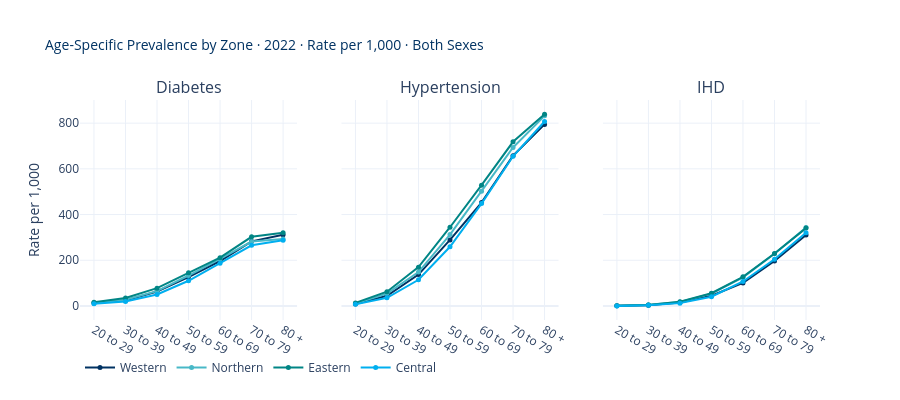

The notebook cell this image was saved under:
### Markdown cell above
<div style="border-left: 4px solid #008585; padding: 10px 15px; margin: 10px 0; background-color: rgba(0,88,164,0.05); border-radius: 4px;">

**EDA 2 — Prevalence by Region × Age Cohort (both sexes)**

We break down by age band within each zone using the **standard 7-band diseases** (Diabetes, Hypertension, IHD). This reveals the age gradient — how steeply prevalence climbs after 50.

Asthma, COPD, and AMI have different band structures and get their own analysis below.

</div>

### Code cell
# ══════════════════════════════════════════════════════════════════════════════
# EDA 2: PREVALENCE BY REGION × AGE COHORT — standard bands, both sexes
# ══════════════════════════════════════════════════════════════════════════════

STANDARD_DISEASES = ['Diabetes', 'Hypertension', 'IHD']
STANDARD_BANDS = ['20 to 29','30 to 39','40 to 49','50 to 59','60 to 69','70 to 79','80 +']

df_std = df_latest[
    (df_latest['disease'].isin(STANDARD_DISEASES)) &
    (df_latest['age_group'].isin(STANDARD_BANDS))
]

agg_age = (df_std.groupby(['zone_name','disease','age_group'])[['prevalence','population']]
           .sum().reset_index())
agg_age['rate_per_1000'] = (agg_age['prevalence'] / agg_age['population'] * 1000).round(1)

fig = make_subplots(rows=1, cols=3, subplot_titles=STANDARD_DISEASES,
                    shared_yaxes=True, horizontal_spacing=0.06)

for i, disease in enumerate(STANDARD_DISEASES):
    dd = agg_age[agg_age['disease'] == disease]
    for zone in ZONES:
        zd = dd[dd['zone_name']==zone].sort_values('age_group')
        fig.add_trace(go.Scatter(
            x=zd['age_group'], y=zd['rate_per_1000'],
            mode='lines+markers', name=zone,
            line=dict(color=ZONE_COLORS[zone], width=2), marker=dict(size=5),
            showlegend=(i==0),
            hovertemplate=f'{zone}<br>%{{x}}: %{{y:.1f}} per 1,000<extra></extra>',
        ), row=1, col=i+1)

fig.update_layout(
    title=dict(text=f'Age-Specific Prevalence by Zone · {YEAR} · Rate per 1,000 · Both Sexes',
               font=dict(size=14, color=NS['deep_blue'])),
    template='plotly_white', height=400, legend=dict(orientation='h', y=-0.15),
)
fig.update_yaxes(title_text='Rate per 1,000', col=1)
fig.show()

### Figure 1 — Plotly figure (JSON) as saved in the notebook; plotly's stock layout.template omitted (floating-point values rounded to 4 significant figures)
{"data": [{"hovertemplate": "Western<br>%{x}: %{y:.1f} per 1,000<extra></extra>", "line": {"color": "#003262", "width": 2}, "marker": {"size": 5}, "mode": "lines+markers", "name": "Western", "showlegend": true, "type": "scatter", "x": ["20 to 29", "30 to 39", "40 to 49", "50 to 59", "60 to 69", "70 to 79", "80 +"], "xaxis": "x", "y": [12.8, 23.8, 63.4, 126.8, 196.7, 282.8, 311.4], "yaxis": "y"}, {"hovertemplate": "Northern<br>%{x}: %{y:.1f} per 1,000<extra></extra>", "line": {"color": "#48B8C7", "width": 2}, "marker": {"size": 5}, "mode": "lines+markers", "name": "Northern", "showlegend": true, "type": "scatter", "x": ["20 to 29", "30 to 39", "40 to 49", "50 to 59", "60 to 69", "70 to 79", "80 +"], "xaxis": "x", "y": [12.8, 26.9, 65.0, 133.2, 206.1, 281.9, 292.8], "yaxis": "y"}, {"hovertemplate": "Eastern<br>%{x}: %{y:.1f} per 1,000<extra></extra>", "line": {"color": "#008585", "width": 2}, "marker": {"size": 5}, "mode": "lines+markers", "name": "Eastern", "showlegend": true, "type": "scatter", "x": ["20 to 29", "30 to 39", "40 to 49", "50 to 59", "60 to 69", "70 to 79", "80 +"], "xaxis": "x", "y": [16.1, 35.1, 77.8, 145.2, 211.5, 302.6, 320.4], "yaxis": "y"}, {"hovertemplate": "Central<br>%{x}: %{y:.1f} per 1,000<extra></extra>", "line": {"color": "#00AFEF", "width": 2}, "marker": {"size": 5}, "mode": "lines+markers", "name": "Central", "showlegend": true, "type": "scatter", "x": ["20 to 29", "30 to 39", "40 to 49", "50 to 59", "60 to 69", "70 to 79", "80 +"], "xaxis": "x", "y": [9.4, 19.7, 50.3, 110.2, 187.0, 265.4, 287.6], "yaxis": "y"}, {"hovertemplate": "Western<br>%{x}: %{y:.1f} per 1,000<extra></extra>", "line": {"color": "#003262", "width": 2}, "marker": {"size": 5}, "mode": "lines+markers", "name": "Western", "showlegend": false, "type": "scatter", "x": ["20 to 29", "30 to 39", "40 to 49", "50 to 59", "60 to 69", "70 to 79", "80 +"], "xaxis": "x2", "y": [8.9, 44.5, 137.4, 289.1, 452.6, 657.4, 794.5], "yaxis": "y2"}, {"hovertemplate": "Northern<br>%{x}: %{y:.1f} per 1,000<extra></extra>", "line": {"color": "#48B8C7", "width": 2}, "marker": {"size": 5}, "mode": "lines+markers", "name": "Northern", "showlegend": false, "type": "scatter", "x": ["20 to 29", "30 to 39", "40 to 49", "50 to 59", "60 to 69", "70 to 79", "80 +"], "xaxis": "x2", "y": [11.1, 54.2, 148.3, 312.2, 502.2, 693.7, 831.8], "yaxis": "y2"}, {"hovertemplate": "Eastern<br>%{x}: %{y:.1f} per 1,000<extra></extra>", "line": {"color": "#008585", "width": 2}, "marker": {"size": 5}, "mode": "lines+markers", "name": "Eastern", "showlegend": false, "type": "scatter", "x": ["20 to 29", "30 to 39", "40 to 49", "50 to 59", "60 to 69", "70 to 79", "80 +"], "xaxis": "x2", "y": [13.4, 62.4, 169.9, 344.5, 528.4, 718.3, 839.4], "yaxis": "y2"}, {"hovertemplate": "Central<br>%{x}: %{y:.1f} per 1,000<extra></extra>", "line": {"color": "#00AFEF", "width": 2}, "marker": {"size": 5}, "mode": "lines+markers", "name": "Central", "showlegend": false, "type": "scatter", "x": ["20 to 29", "30 to 39", "40 to 49", "50 to 59", "60 to 69", "70 to 79", "80 +"], "xaxis": "x2", "y": [7.0, 35.5, 114.6, 258.9, 448.1, 654.8, 807.1], "yaxis": "y2"}, {"hovertemplate": "Western<br>%{x}: %{y:.1f} per 1,000<extra></extra>", "line": {"color": "#003262", "width": 2}, "marker": {"size": 5}, "mode": "lines+markers", "name": "Western", "showlegend": false, "type": "scatter", "x": ["20 to 29", "30 to 39", "40 to 49", "50 to 59", "60 to 69", "70 to 79", "80 +"], "xaxis": "x3", "y": [0.6, 3.6, 15.5, 44.8, 100.8, 196.9, 310.9], "yaxis": "y3"}, {"hovertemplate": "Northern<br>%{x}: %{y:.1f} per 1,000<extra></extra>", "line": {"color": "#48B8C7", "width": 2}, "marker": {"size": 5}, "mode": "lines+markers", "name": "Northern", "showlegend": false, "type": "scatter", "x": ["20 to 29", "30 to 39", "40 to 49", "50 to 59", "60 to 69", "70 to 79", "80 +"], "xaxis": "x3", "y": [0.6, 5.3, 17.2, 54.0, 125.4, 228.6, 343.3], "yaxis": "y3"}, {"hovertemplate": "Eastern<br>%{x}: %{y:.1f} per 1,000<extra></extra>", "line": {"color": "#008585", "width": 2}, "marker": {"size": 5}, "mode": "lines+markers", "name": "Eastern", "showlegend": false, "type": "scatter", "x": ["20 to 29", "30 to 39", "40 to 49", "50 to 59", "60 to 69", "70 to 79", "80 +"], "xaxis": "x3", "y": [0.5, 4.7, 18.5, 55.8, 127.4, 229.6, 340.6], "yaxis": "y3"}, {"hovertemplate": "Central<br>%{x}: %{y:.1f} per 1,000<extra></extra>", "line": {"color": "#00AFEF", "width": 2}, "marker": {"size": 5}, "mode": "lines+markers", "name": "Central", "showlegend": false, "type": "scatter", "x": ["20 to 29", "30 to 39", "40 to 49", "50 to 59", "60 to 69", "70 to 79", "80 +"], "xaxis": "x3", "y": [0.4, 3.0, 12.4, 40.6, 107.0, 204.5, 320.5], "yaxis": "y3"}], "layout": {"annotations": [{"font": {"size": 16}, "showarrow": false, "text": "Diabetes", "x": 0.1467, "xanchor": "center", "xref": "paper", "y": 1, "yanchor": "bottom", "yref": "paper"}, {"font": {"size": 16}, "showarrow": false, "text": "Hypertension", "x": 0.5, "xanchor": "center", "xref": "paper", "y": 1, "yanchor": "bottom", "yref": "paper"}, {"font": {"size": 16}, "showarrow": false, "text": "IHD", "x": 0.8533, "xanchor": "center", "xref": "paper", "y": 1, "yanchor": "bottom", "yref": "paper"}], "height": 400, "legend": {"orientation": "h", "y": -0.15}, "title": {"font": {"color": "#003262", "size": 14}, "text": "Age-Specific Prevalence by Zone · 2022 · Rate per 1,000 · Both Sexes"}, "xaxis": {"anchor": "y", "domain": [0, 0.2933]}, "xaxis2": {"anchor": "y2", "domain": [0.3533, 0.6467]}, "xaxis3": {"anchor": "y3", "domain": [0.7067, 1]}, "yaxis": {"anchor": "x", "domain": [0, 1], "title": {"text": "Rate per 1,000"}}, "yaxis2": {"anchor": "x2", "domain": [0, 1], "matches": "y", "showticklabels": false}, "yaxis3": {"anchor": "x3", "domain": [0, 1], "matches": "y", "showticklabels": false}}}
